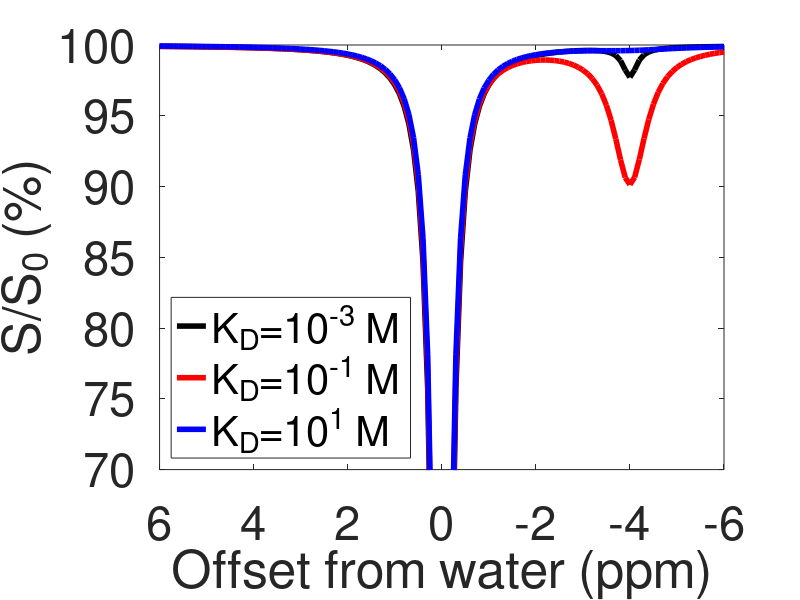

MATLAB code for this plot:
% W---RelayOH---LB----L
% initial magnetization: M10,M20,M30,M40
clc;
clear all;
close all;

colorList = {[0 0 0],[1 0 0],[0 0 1]};

R11=1/2.8;   % R11: R1 for I; R12: R1 for S
R21=1/1.8;R22=2.5*5e5; R23=R22;  R24=1/0.6;% R21: R2 for I; R22: R2 for S
wa=0;  w2=1.2; w3=-4; w4=-4;

plist = 0.1;%0.4; % total ligands: M

pp = 0;
kon = 1*1e5;
% koff = 1e3;
na=9;

pR = 0.001;  % receptor population:[R] M

% pR = 0.21;
kd_list=[0.001, 0.1, 10];

for p = plist
        
for kd = kd_list
pp = pp+1; 

% LT = p;   % total ligands
% LB = (LT+pR+kd)/2-sqrt((LT+pR+kd)^2-4*LT*pR)/2; % bound ligands
% L = LT-LB; % free ligands;

L = p; % free ligands;
LB = (L/(L+kd))*pR;
LT = L+LB;   % total ligands

% kon = k off/kd;
kbind = kon*(pR-LB); % kon*[R]
% kon = kbind/(pR-LB);
koff = kd*kon;  

M40 = na*L; M30 = na*LB; M20 = M30; M10=106; 
k21 = 1000;
% k12 = 0.05/110
k12 =k21*M20/M10;
% 
% u23 = 4000000; u32 = u23*M20/M30;
% n23 = -4000000; n32 = n23*M20/M30;
% R12=-1*n23;R13=-1*n23;R14=1/2;

u23 = 2.5e5; u32 = u23*M20/M30;
n23 = -1*5e5; n32 = n23*M20/M30;
R12=-1*n23;R13=-1*n23;R14=1/1.8;

% for wp= 187/(2*pi)
for wp=600/(2*pi)

for t=50; %mxing time
dwa=-6:0.1:6;
nn=length(dwa);
for j=1:nn
    dw1=(wa-dwa(j))*750*2*pi;
    dw2=(wa-dwa(j)+w2)*750*2*pi;  
    dw3=(wa-dwa(j)+w3)*750*2*pi;  
    dw4=(wa-dwa(j)+w4)*750*2*pi;

M0=[0.5 0 0 M10 0 0 M20 0 0 M30 0 0 M40];
% M0=[0.4 0 0 M40 0 0 M30 0 0 M20 0 0 M10]; 
% pulse period
%    wp=2*pi*2;
   wx=0;wy=wp*2*pi;
P =[0                       0       0       0       0       0       0       0        0         0        0        0         0;...
    0                       R21+k12 dw1     -wy     -k21    0       0       0        0         0        0        0         0;...
    0                       -dw1    R21+k12 wx      0       -k21    0       0        0         0        0        0         0;...
    -2*M10*R11              wy      -wx     R11+k12 0       0       -k21    0        0         0        0        0         0;...
    0                       -k12    0       0       R22+k21 dw2     -wy     u32      0         0        0        0         0;...
    0                       0       -k12    0       -dw2    R22+k21 wx      0        u32       0        0        0         0;...
    -2*M20*R12-2*n32*M30    0       0       -k12    wy      -wx     R12+k21 0        0         n32      0        0         0;...
    0                       0       0       0       u23     0       0       R23+koff dw3      -wy      -kbind     0         0;...
    0                       0       0       0       0       u23     0       -dw3     R23+koff  wx       0        -kbind     0;...
    -2*M30*R13-2*n23*M20    0       0       0       0       0       n23     wy       -wx       R13+koff 0        0         -kbind;...
    0                       0       0       0       0       0       0       -koff     0         0        R24+kbind  dw4       -wy;... 
    0                       0       0       0       0       0       0       0        -koff      0        -dw4     R24+kbind   wx;...
    -2*M40*R14              0       0       0       0       0       0       0        0         -koff      wy      -wx       R14+kbind;...
    ];

temp1=expm(-P*t)*M0';    
M1(j)=temp1(4)/M10;
end

figure(1);
plot(dwa,M1*100,'','markersize',5,'linestyle','-','linewidth',4,'Color',colorList{pp}); hold on;
hold on;

signal(pp) =1- M1(dwa == w3);
set(gca,'XDir','reverse')

end
end
end
end

%%
% kon = koff./kd
L = p; % free ligands;
% LB = (LT+pR+kd)./2-sqrt((LT+pR+kd).^2-4*LT*pR)./2 % bound ligands
LB = (L./(L+kd_list)).*pR
kbind = kon.*(pR-LB)
% kon = koff./kd_list
% kbind = kon.*(pR-LB) % kon*[R]


set(gca,'ylim', [70 100],'xlim',[-6 6],'xtick',[-10:2:10]);
% set(gca,'ylim', [0.6 1.01],'xlim',[-3 3]);
set(gca,'XDir','reverse')
% 
% lg = legend(['K_D=0.01 M' char(10) '(k_{on}*[R]=36 s^{-1})'], ['K_D=1 M' char(10) '(k_{on}*[R]=364 s^{-1})'],['K_D=100 M' char(10) '(k_{on}*[R]=400 s^{-1})']);

lg = legend(['K_D=10^{-3} M'], ['K_D=10^{-1} M'],['K_D=10^{1} M'],'location','southwest');
% 
% ax = gca;
% neworder = [3,1,2];
% ax.Children = ax.Children(neworder);
% 
% neworder = [3,1,2];
% ax.Children = ax.Children(neworder);

set(gca,'fontsize',34)
set(lg, 'fontsize',30);
xlabel('Offset from water (ppm)')
ylabel('S/S_0 (%)')
h=gcf;
set(gcf, 'Position',  [100, 100, 655, 505])
set(h,'PaperOrientation','landscape');
